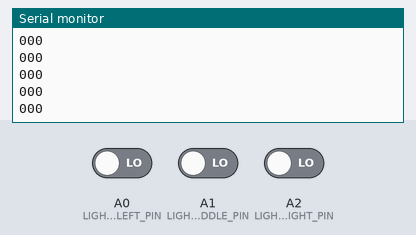
Bench run of a sketch on a simulated Arduino Uno, built with avr-gcc and run on an emulated ATmega328P. On the bench: the last lines printed to the serial monitor. Inputs (shaded band) come from the test bench; at power-on: A0 (LIGHT_SENSOR_LEFT_PIN) LOW, A1 (LIGHT_SENSOR_MIDDLE_PIN) LOW, A2 (LIGHT_SENSOR_RIGHT_PIN) LOW.

Above: at 1.2 s.
1.3 s: A0 (LIGHT_SENSOR_LEFT_PIN) driven HIGH
At 1.56 s:
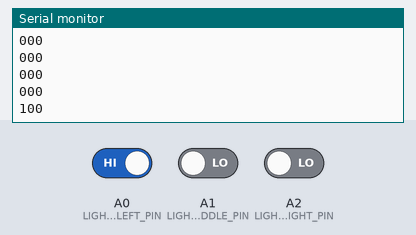
2.8 s: A1 (LIGHT_SENSOR_MIDDLE_PIN) driven HIGH
At 2.96 s:
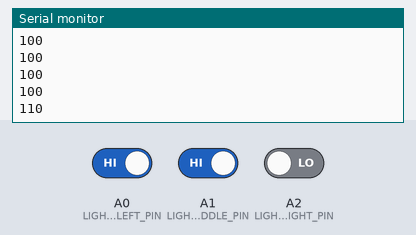
4.3 s: A2 (LIGHT_SENSOR_RIGHT_PIN) driven HIGH
At 4.56 s:
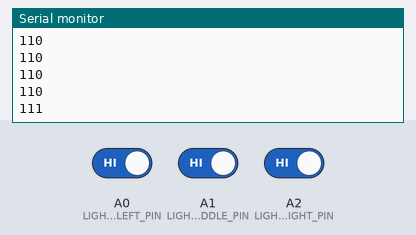
5.8 s: A0 (LIGHT_SENSOR_LEFT_PIN) driven LOW
At 5.96 s:
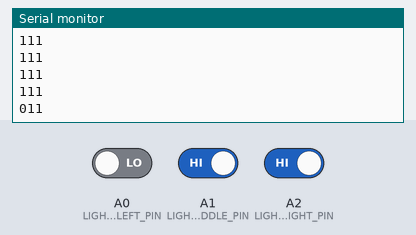
7.3 s: A1 (LIGHT_SENSOR_MIDDLE_PIN) driven LOW
At 7.56 s:
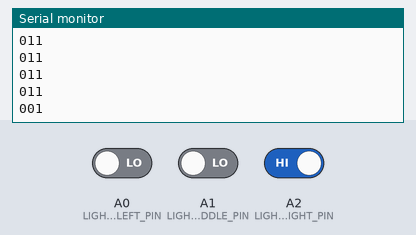
Timing chart, 0 to 9.8 s (numbered marks = the images above; inputs shaded):
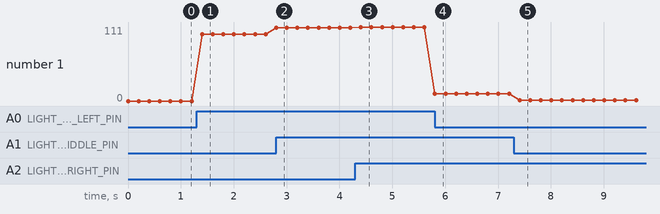

The sketch:

light_sensor_test.ino
```cpp
// The light sensors are typically used to follow a black line on a white background.
//
// How it works:
// - The sensors shining an infrared light at the ground.
// - If the sensors see enough reflection, they report a 1
// - If they don't, they report a 0
// - Each sensor is also equiped with a red LED that turn on when the sensor reports 0
// - The threshold (sensativity) can be set by adjusting the white-and-blue
//   potentiometer on the light-sensors board.

#define LIGHT_SENSOR_LEFT_PIN   A0  // Usually 2
#define LIGHT_SENSOR_MIDDLE_PIN A1  // Usually 4
#define LIGHT_SENSOR_RIGHT_PIN  A2  // Usually 10


void setup() {
  Serial.begin(115200);
  Serial.println("Line Follower (line sensors) Test v1");

  pinMode(LIGHT_SENSOR_LEFT_PIN, INPUT);
  pinMode(LIGHT_SENSOR_MIDDLE_PIN, INPUT);
  pinMode(LIGHT_SENSOR_RIGHT_PIN, INPUT);
}

void loop() {
  // Simply print the value of each sensor
  // This can be used to adjust the sensativity
  Serial.print(digitalRead(LIGHT_SENSOR_LEFT_PIN));
  Serial.print(digitalRead(LIGHT_SENSOR_MIDDLE_PIN));
  Serial.println(digitalRead(LIGHT_SENSOR_RIGHT_PIN));
  delay(200);
}
```

Measured:
- after the input at 1.3 s, the serial monitor: prints a new line after 0.10 s (image 1)
- after the input at 2.8 s, the serial monitor: prints a new line at once (image 2)
- after the input at 4.3 s, the serial monitor: prints a new line after 0.11 s (image 3)
- after the input at 5.8 s, the serial monitor: prints a new line at once (image 4)
- after the input at 7.3 s, the serial monitor: prints a new line after 0.11 s (image 5)
- plotted number 1: 0 → 100 after the input at 1.3 s, 100 → 110 after the input at 2.8 s, 110 → 111 after the input at 4.3 s, 111 → 11 after the input at 5.8 s, 11 → 1 after the input at 7.3 s
